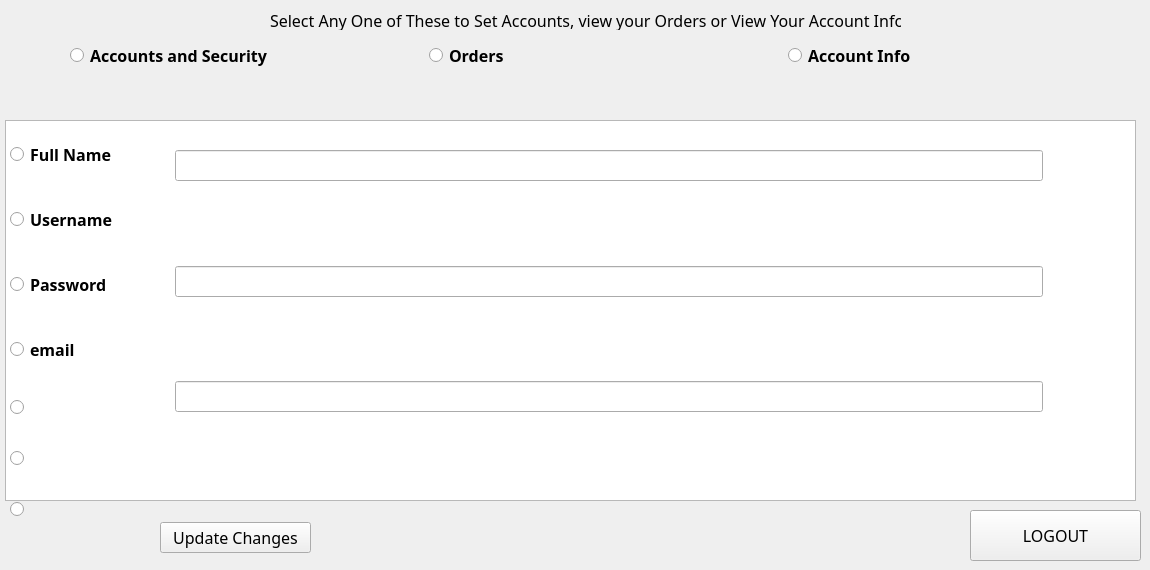
     <widget class="QWidget" name="tab_Account">
      <attribute name="icon">
       <iconset resource="background.qrc">
        <normaloff>:/new/prefix1/Background/account.png</normaloff>:/new/prefix1/Background/account.png</iconset>
      </attribute>
      <attribute name="title">
       <string>Account</string>
      </attribute>
      <widget class="QWidget" name="layoutWidget_2">
       <property name="geometry">
        <rect>
         <x>10</x>
         <y>110</y>
         <width>102</width>
         <height>441</height>
        </rect>
       </property>
       <layout class="QVBoxLayout" name="verticalLayout_3">
        <item>
         <widget class="QRadioButton" name="radioButton_fullname">
          <property name="font">
           <font>
            <family>Ebrima</family>
            <pointsize>12</pointsize>
            <weight>75</weight>
            <bold>true</bold>
           </font>
          </property>
          <property name="text">
           <string>Full Name</string>
          </property>
         </widget>
        </item>
        <item>
         <widget class="QRadioButton" name="radioButton_user">
          <property name="font">
           <font>
            <family>Ebrima</family>
            <pointsize>12</pointsize>
            <weight>75</weight>
            <bold>true</bold>
           </font>
          </property>
          <property name="text">
           <string>Username</string>
          </property>
         </widget>
        </item>
        <item>
         <widget class="QRadioButton" name="radioButton_pass">
          <property name="font">
           <font>
            <family>Ebrima</family>
            <pointsize>12</pointsize>
            <weight>75</weight>
            <bold>true</bold>
           </font>
          </property>
          <property name="text">
           <string>Password</string>
          </property>
         </widget>
        </item>
        <item>
         <widget class="QRadioButton" name="radioButton_email">
          <property name="font">
           <font>
            <family>Ebrima</family>
            <pointsize>12</pointsize>
            <weight>75</weight>
            <bold>true</bold>
           </font>
          </property>
          <property name="text">
           <string>email</string>
          </property>
         </widget>
        </item>
        <item>
         <widget class="QRadioButton" name="radioButton_businessphone_phone">
          <property name="font">
           <font>
            <family>Ebrima</family>
            <pointsize>12</pointsize>
            <weight>75</weight>
            <bold>true</bold>
           </font>
          </property>
          <property name="text">
           <string/>
          </property>
         </widget>
        </item>
        <item>
         <widget class="QRadioButton" name="radioButton_address1_companyname">
          <property name="font">
           <font>
            <family>Ebrima</family>
            <pointsize>12</pointsize>
            <weight>75</weight>
            <bold>true</bold>
           </font>
          </property>
          <property name="text">
           <string/>
          </property>
         </widget>
        </item>
        <item>
         <widget class="QRadioButton" name="radioButton_address2_warehouse">
          <property name="font">
           <font>
            <family>Ebrima</family>
            <pointsize>12</pointsize>
            <weight>75</weight>
            <bold>true</bold>
           </font>
          </property>
          <property name="text">
           <string/>
          </property>
         </widget>
        </item>
       </layout>
      </widget>
      <widget class="QPushButton" name="pushButton_Logout">
       <property name="geometry">
        <rect>
         <x>970</x>
         <y>510</y>
         <width>171</width>
         <height>51</height>
        </rect>
       </property>
       <property name="font">
        <font>
         <family>Ebrima</family>
         <pointsize>12</pointsize>
        </font>
       </property>
       <property name="styleSheet">
        <string notr="true">background-image: url(:/new/prefix1/Background/warning.jpeg);
</string>
       </property>
       <property name="text">
        <string>LOGOUT</string>
       </property>
      </widget>
      <widget class="QPushButton" name="pushButton_update">
       <property name="geometry">
        <rect>
         <x>160</x>
         <y>522</y>
         <width>151</width>
         <height>31</height>
        </rect>
       </property>
       <property name="font">
        <font>
         <family>Ebrima</family>
         <pointsize>12</pointsize>
        </font>
       </property>
       <property name="styleSheet">
        <string notr="true">background-image: url(:/new/prefix1/Background/warning.jpeg);
</string>
       </property>
       <property name="text">
        <string>Update Changes</string>
       </property>
      </widget>
      <widget class="QLabel" name="label_3">
       <property name="geometry">
        <rect>
         <x>270</x>
         <y>10</y>
         <width>631</width>
         <height>20</height>
        </rect>
       </property>
       <property name="font">
        <font>
         <family>Ebrima</family>
         <pointsize>12</pointsize>
        </font>
       </property>
       <property name="text">
        <string>Select Any One of These to Set Accounts, view your Orders or View Your Account Info</string>
       </property>
      </widget>
      <widget class="QTableView" name="tableView_orders">
       <property name="geometry">
        <rect>
         <x>5</x>
         <y>120</y>
         <width>1131</width>
         <height>381</height>
        </rect>
       </property>
       <property name="styleSheet">
        <string notr="true">background-image: url(:/new/prefix1/Background/white.jpg);</string>
       </property>
      </widget>
      <widget class="QLabel" name="label_4">
       <property name="geometry">
        <rect>
         <x>300</x>
         <y>90</y>
         <width>551</width>
         <height>21</height>
        </rect>
       </property>
       <property name="text">
        <string/>
       </property>
      </widget>
      <widget class="QWidget" name="layoutWidget_3">
       <property name="geometry">
        <rect>
         <x>162</x>
         <y>150</y>
         <width>881</width>
         <height>341</height>
        </rect>
       </property>
       <layout class="QVBoxLayout" name="verticalLayout_5">
        <item>
         <layout class="QHBoxLayout" name="horizontalLayout_4">
          <item>
           <widget class="QLabel" name="label_edit1">
            <property name="font">
             <font>
              <family>Ebrima</family>
             </font>
            </property>
            <property name="text">
             <string/>
            </property>
           </widget>
          </item>
          <item>
           <widget class="QLineEdit" name="lineEdit_edit1">
            <property name="font">
             <font>
              <family>Ebrima</family>
              <pointsize>12</pointsize>
             </font>
            </property>
            <property name="styleSheet">
             <string notr="true">background-image: url(:/new/prefix1/Background/white.jpg);</string>
            </property>
           </widget>
          </item>
         </layout>
        </item>
        <item>
         <widget class="QLabel" name="label_editerror1">
          <property name="text">
           <string/>
          </property>
         </widget>
        </item>
        <item>
         <layout class="QHBoxLayout" name="horizontalLayout_5">
          <item>
           <widget class="QLabel" name="label_edit2">
            <property name="font">
             <font>
              <family>Ebrima</family>
             </font>
            </property>
            <property name="text">
             <string/>
            </property>
           </widget>
          </item>
          <item>
           <widget class="QLineEdit" name="lineEdit_edit2">
            <property name="font">
             <font>
              <family>Ebrima</family>
              <pointsize>12</pointsize>
             </font>
            </property>
            <property name="styleSheet">
             <string notr="true">background-image: url(:/new/prefix1/Background/white.jpg);</string>
            </property>
           </widget>
          </item>
         </layout>
        </item>
        <item>
         <widget class="QLabel" name="label_editerror2">
          <property name="text">
           <string/>
          </property>
         </widget>
        </item>
        <item>
         <layout class="QHBoxLayout" name="horizontalLayout_6">
          <item>
           <widget class="QLabel" name="label_edit3">
            <property name="font">
             <font>
              <family>Ebrima</family>
             </font>
            </property>
            <property name="text">
             <string/>
            </property>
           </widget>
          </item>
          <item>
           <widget class="QLineEdit" name="lineEdit_edit3">
            <property name="font">
             <font>
              <family>Ebrima</family>
              <pointsize>12</pointsize>
             </font>
            </property>
            <property name="styleSheet">
             <string notr="true">background-image: url(:/new/prefix1/Background/white.jpg);</string>
            </property>
           </widget>
          </item>
         </layout>
        </item>
        <item>
         <widget class="QLabel" name="label_editerror3">
          <property name="text">
           <string/>
          </property>
         </widget>
        </item>
       </layout>
      </widget>
      <widget class="QWidget" name="layoutWidget_4">
       <property name="geometry">
        <rect>
         <x>70</x>
         <y>30</y>
         <width>1071</width>
         <height>51</height>
        </rect>
       </property>
       <layout class="QHBoxLayout" name="horizontalLayout_7">
        <item>
         <widget class="QRadioButton" name="radioButton_accounts">
          <property name="font">
           <font>
            <family>Ebrima</family>
            <pointsize>12</pointsize>
            <weight>75</weight>
            <bold>true</bold>
           </font>
          </property>
          <property name="text">
           <string>Accounts and Security</string>
          </property>
         </widget>
        </item>
        <item>
         <widget class="QRadioButton" name="radioButton_orders">
          <property name="font">
           <font>
            <family>Ebrima</family>
            <pointsize>12</pointsize>
            <weight>75</weight>
            <bold>true</bold>
           </font>
          </property>
          <property name="text">
           <string>Orders</string>
          </property>
         </widget>
        </item>
        <item>
         <widget class="QRadioButton" name="radioButton_Accoun_info">
          <property name="font">
           <font>
            <family>Ebrima</family>
            <pointsize>12</pointsize>
            <weight>75</weight>
            <bold>true</bold>
           </font>
          </property>
          <property name="text">
           <string>Account Info</string>
          </property>
         </widget>
        </item>
       </layout>
      </widget>
      <zorder>tableView_orders</zorder>
      <zorder>layoutWidget_2</zorder>
      <zorder>pushButton_Logout</zorder>
      <zorder>pushButton_update</zorder>
      <zorder>label_3</zorder>
      <zorder>label_4</zorder>
      <zorder>layoutWidget_3</zorder>
      <zorder>layoutWidget_4</zorder>
     </widget>
